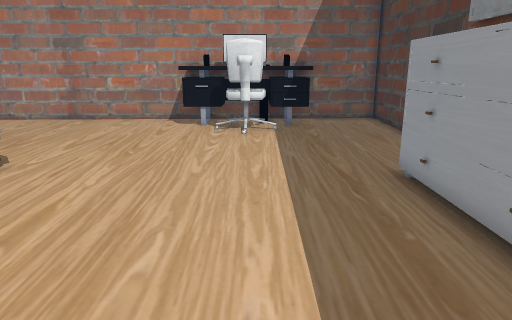
view 1 (above)

16 first-person views from a walk through a Unity game level. The camera is 1.3 m above the floor, tilts 14° down and sees 70° across. The floor is counted in squares, 0.5 m on a side. Each view is taken from the middle of a square. On the plan, view 1 faces up. The plan holds only what a view shows up to about 20 squares ahead; the rest is blank. The player character is not drawn. Some surface patterns are stand-ins.

view 2
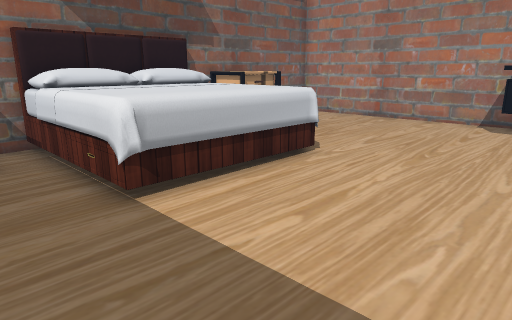

view 3
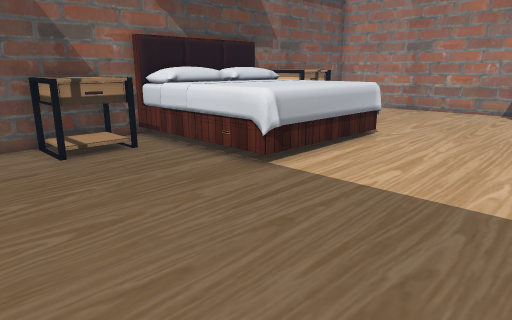

view 4
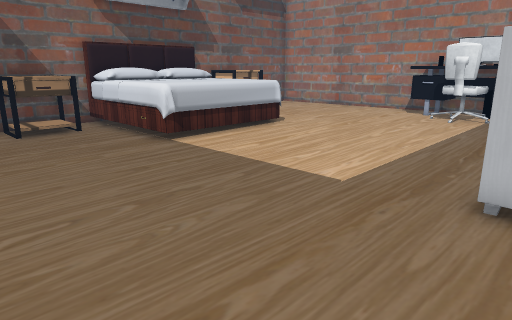

view 5
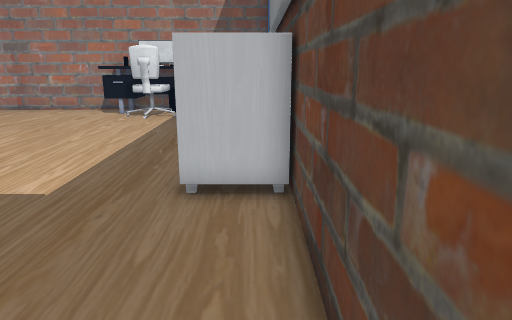

view 6
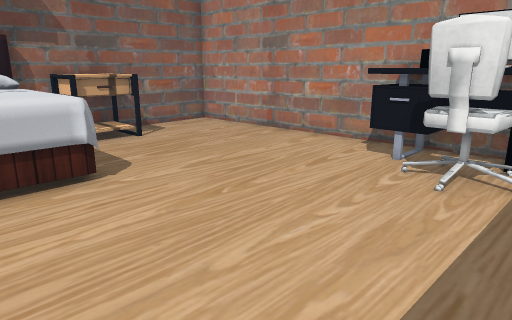

view 7
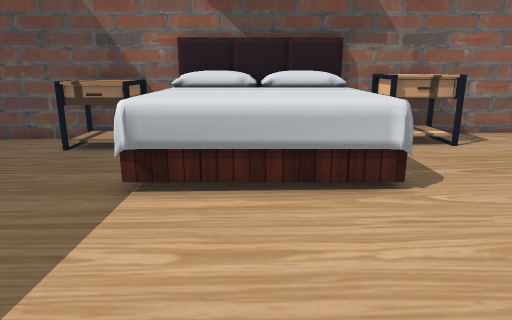

view 8
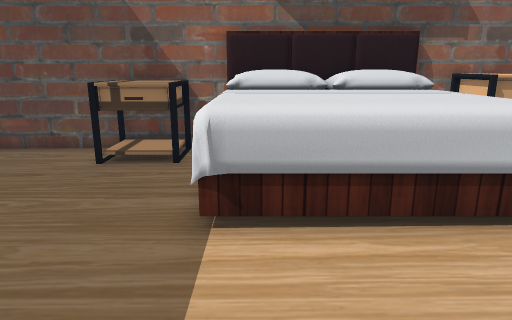

view 9
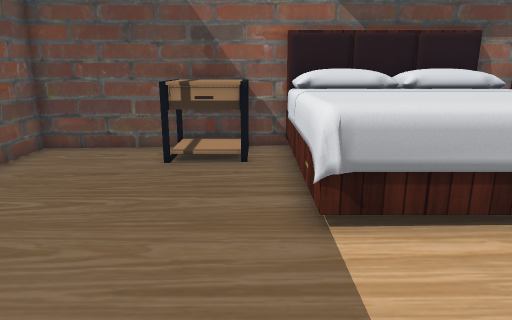

view 10
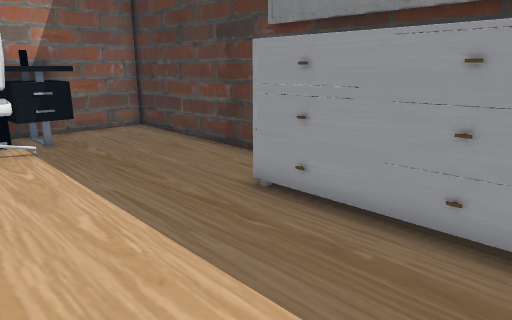

view 11
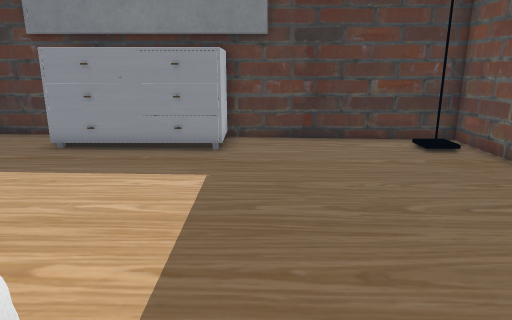

view 12
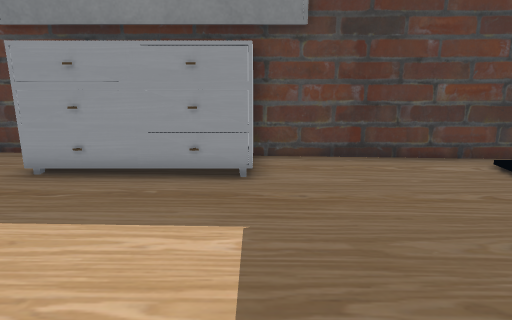

view 13
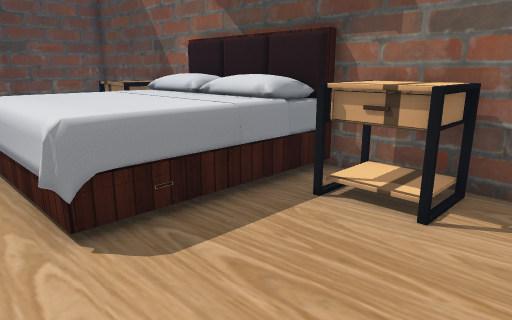

view 14
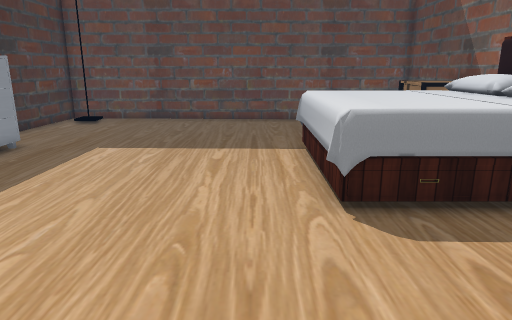

view 15
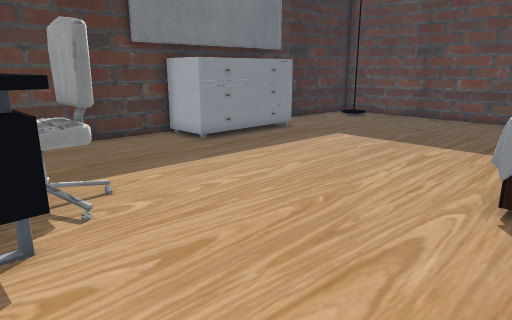

view 16
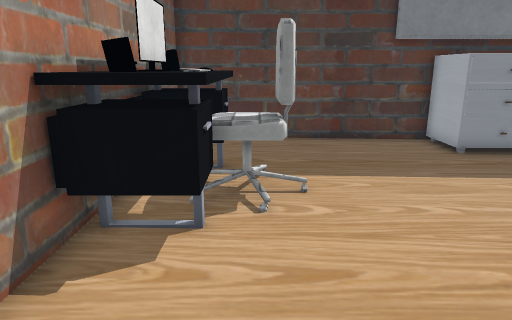

### Floor plan
Key: @ floor where view 1 was taken; # wall or solid block; . floor; B bed; R dresser; T table; O other object.
Columns run from 14 left of view 1 to 6 right of it. Each row starts with its distance up from view 1.
 18 #####################
 17 #..........OOOOOO...#
 16 #..........OOOOOO...#
 15 #............OO.....#
 14 #............OO.....#
 13 #TTT................#
 12 #TTT................#
 11 #TTT................#
 10 #TT.................#
  9 #BBBBBBB..........RR#
  8  BBBBBBB.........RRR#
  7  BBBBBBB.........RRR#
  6  BBBBBBB.........RRR#
  5  BBBBBBB.........RRR#
  4  BBBBBBB.........RRR#
  3 #BBBBBBB.........RRR#
  2 #TT.................#
  1 #TTT................#
  0 #TTT..........@.....#
 -1 #TT.................#
 -2 #...................#
 -3 #...................#
 -4 #..... ...........#.#
 -5 #....     ...  .....#

Where each view was taken, in squares from view 1:
view 1: 0 up, 0 right, facing up
view 2: 0 up, 0 right, facing up-left
view 3: 4 down, 0 right, facing up-left
view 4: 4 down, 5 right, facing up-left
view 5: 4 down, 5 right, facing up
view 6: 6 up, 2 right, facing up-left
view 7: 6 up, 1 right, facing left
view 8: 4 up, 1 left, facing left
view 9: 2 up, 1 left, facing left
view 10: 3 up, 2 left, facing up-right
view 11: 2 up, 8 left, facing right
view 12: 3 up, 5 left, facing right
view 13: 15 up, 5 left, facing down-left
view 14: 16 up, 5 left, facing down
view 15: 17 up, 8 left, facing down-right
view 16: 15 up, 8 left, facing right
